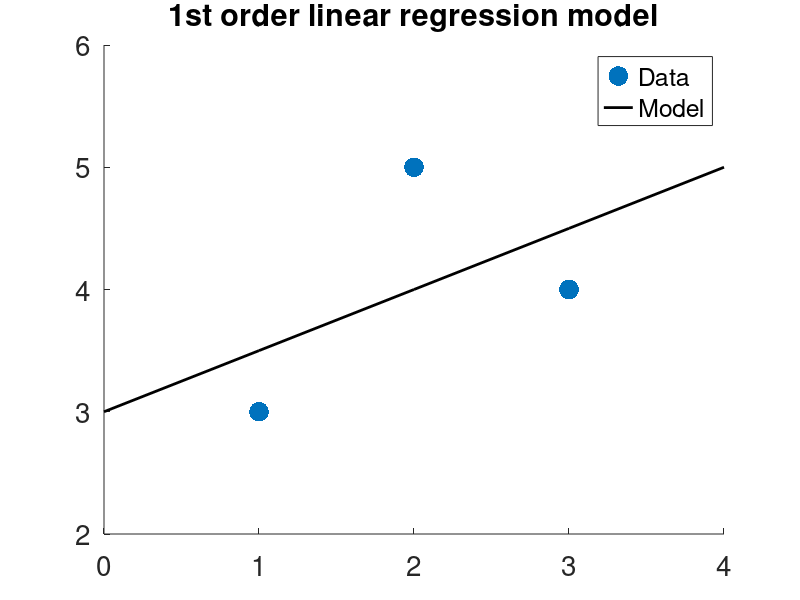

The MATLAB script that drew this image:
%10/06/2014 Crane

%% Please use this demo code to see the linear fit for following models:
% Demo1 : 1st order model y = w_1*x+w_0 for 3 datapoints (1,3), (2,5) and (3,4)
% Demo2 : 2nd order model y = w_2*x^2+w_1*x+w_0 for 3 data points (1,3), (2,5) and (3,4)

clear
close all

demo = 1; %change to "2" if you want to see Demo2

% input data:
x = [1 2 3]';
y = [3 5 4]';
n = length(x);

if demo ==1
    %% Step1: model
    % y = w_1*x+w_0;
    
    %% Step2: Put data in matrix form
    A = [x,ones(n,1)];
    
    %% Step3: Solve model in matrix form
    w = A\y;  %add ';' to suppress output to Command Window
    
    %% step4: Report model
    % y = w(1)x+w(2);
    
    %% Step5: visualize data
    % plot original data
    figure;
    scatter(x,y,200,'filled');
    xlim([0 4]);
    ylim([2 6]);
    hold on;
    set(gca,'fontsize',20);
    
    % plot model prediction
    x_test = min(x)-1:max(x)+1; %indicating x_test value, (flexible, as long as it covers 'x')
    A_test = [x_test',ones(length(x_test),1)];
    y_test = A_test*w; %computing y_test of x_test 
    
    plot(x_test,y_test,'k','linewidth',2); %Plot the regression line
    legend('Data','Model');
    title('1st order linear regression model');
elseif demo ==2
        
        %% Step1: model
        % y = w_2*x^2+w_1*x+w_0;
        
        %% Step2: Put data in matrix form
        A = [x.^2, x,ones(n,1)];
        
        %% Step3: Solve model in matrix form
        w = A\y;  %add ';' to supress output to Command Window
        
        %% step4: Report model
        % y = w(1)x^2+w(2)x+w(3);
        
        %% Step5: visualize data
        % plot original data
        figure;
        scatter(x,y,200,'filled');
        xlim([0 4]);
        ylim([2 6]);
        hold on;
        set(gca,'fontsize',20);
        
        % plot model prediction
        x_test = min(x)-1:.1:max(x)+1; %indicating x_test value (flexible, as long as it covers 'x')
        A_test = [x_test.^2',x_test',ones(length(x_test),1)];
        y_test = A_test*w; %computing y_test of x_test 
        
        plot(x_test,y_test,'g','linewidth',2); %Plot the regression line
        legend('Data','Model');
        title('2nd order linear regression model');
end
